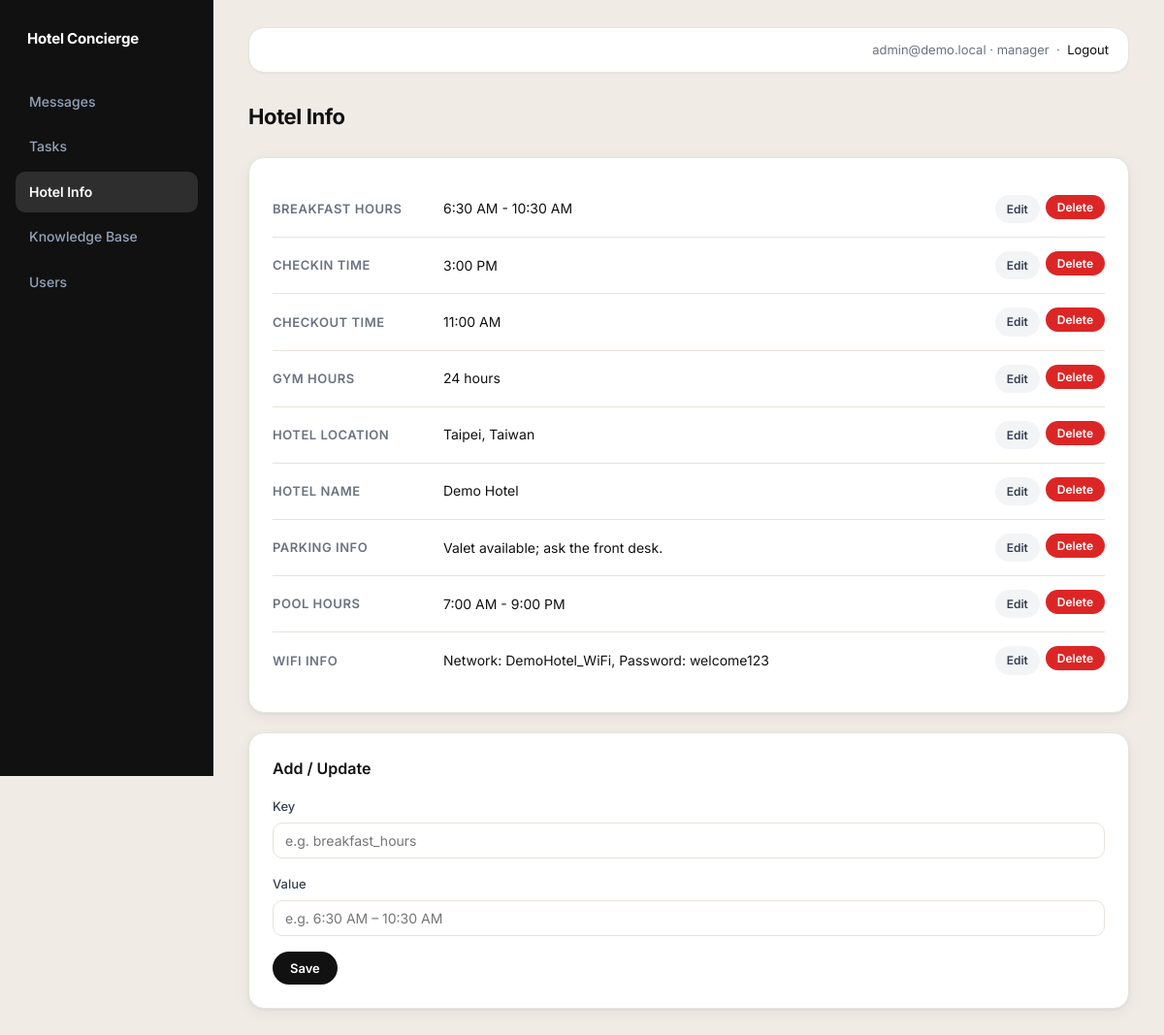
Screenshot of /admin/hotel (signed in) with the database file from the repository.
### tables this page shows
CREATE TABLE staff_users (
            id INTEGER PRIMARY KEY AUTOINCREMENT,
            hotel_id INTEGER NOT NULL,
            email TEXT NOT NULL UNIQUE,
            password_hash TEXT NOT NULL,
            role TEXT NOT NULL,
            is_active INTEGER NOT NULL DEFAULT 1,
            created_at TEXT NOT NULL,
            FOREIGN KEY (hotel_id) REFERENCES hotels (id)
        );

CREATE TABLE hotel_info (
            id INTEGER PRIMARY KEY AUTOINCREMENT,
            hotel_id INTEGER NOT NULL,
            key TEXT NOT NULL,
            value TEXT NOT NULL,
            FOREIGN KEY (hotel_id) REFERENCES hotels (id)
        );

### admin.py (the view, shortened to what this page needs)
@admin_bp.route("/admin/hotel", methods=["GET", "POST"])
@login_required
@role_required("manager")
def admin_hotel():
    hotel_id = session.get("hotel_id")
    edit_row = None
    edit_id = request.args.get("edit_id")
    if edit_id:
        rows_all = list_hotel_info(hotel_id)
        for r in rows_all:
            if str(r["id"]) == edit_id:
                edit_row = r
                break
    rows = list_hotel_info(hotel_id)
    csrf_token = _ensure_csrf_token()
    return render_template(
        "hotel.html",
        rows=rows,
        csrf_token=csrf_token,
        edit_row=edit_row,
        title="Hotel Info",
        active_page="hotel",
    )

### admin.py (called while the page is built)
def _ensure_csrf_token():
    if not session.get("csrf_token"):
        session["csrf_token"] = secrets.token_urlsafe(16)
    return session["csrf_token"]

### app.py (called while the page is built)
@app.before_request
def _load_user():
    load_current_user()

### auth.py (called while the page is built)
def load_current_user():
    user_id = session.get("user_id")
    if not user_id:
        g.current_user = None
        return
    user = get_staff_user_by_id(user_id)
    if not user:
        session.clear()
        g.current_user = None
        return
    g.current_user = user

def login_required(fn):
    @wraps(fn)
    def wrapper(*args, **kwargs):
        if not session.get("user_id"):
            return redirect(url_for("login"))
        return fn(*args, **kwargs)
    return wrapper

def role_required(*roles):
    def decorator(fn):
        @wraps(fn)
        def wrapper(*args, **kwargs):
            user = get_staff_user_by_id(session.get("user_id", -1))
            role = user["role"] if user and "role" in user.keys() else None
            if not user or role not in roles:
                return redirect(url_for("admin.admin_messages"))
            return fn(*args, **kwargs)
        return wrapper
    return decorator

### db.py (called while the page is built)
def get_conn():
    if IS_POSTGRES:
        if psycopg2 is None:
            raise RuntimeError("psycopg2 is required for Postgres but is not installed")
        return psycopg2.connect(DATABASE_URL, cursor_factory=RealDictCursor)
    conn = sqlite3.connect(DB_PATH)
    conn.row_factory = sqlite3.Row
    return conn

def _convert_sql(sql: str) -> str:
    if IS_POSTGRES:
        return sql.replace("?", "%s")
    return sql

def _fetchall(sql: str, params=()):
    conn = get_conn()
    cur = conn.cursor()
    cur.execute(_convert_sql(sql), params)
    rows = cur.fetchall()
    conn.close()
    return rows

def _fetchone(sql: str, params=()):
    conn = get_conn()
    cur = conn.cursor()
    cur.execute(_convert_sql(sql), params)
    row = cur.fetchone()
    conn.close()
    return row

def get_staff_user_by_id(user_id: int):
    return _fetchone("SELECT * FROM staff_users WHERE id = ? AND is_active = ?", (user_id, True))

def list_hotel_info(hotel_id: int):
    return _fetchall(
        "SELECT id, key, value FROM hotel_info WHERE hotel_id = ? ORDER BY key ASC",
        (hotel_id,),
    )

### templates/hotel.html (shortened to what this page needs)
{% extends "base_admin.html" %}
{% block content %}
<div class="page-header">
  <h2>Hotel Info</h2>
</div>
<div class="panel">
  {% if rows %}
    {% for r in rows %}
    <div class="info-row">
      <div class="info-row-key">{{ r['key'] | replace('_', ' ') | title }}</div>
      <div class="info-row-value">{{ r['value'] }}</div>
      <div class="info-row-actions">
        <a class="btn btn-sm secondary" href="{{ url_for('admin.admin_hotel', edit_id=r['id']) }}">Edit</a>
        <form method="post" style="display:inline;" onsubmit="return confirm('Delete this entry?')">
          <button class="btn btn-sm btn-danger" type="submit">Delete</button>
        </form>
      </div>
    </div>
    {% endfor %}
  {% else %}
    <p style="color:var(--muted); text-align:center; padding:24px 0;">No hotel info yet. Add some below.</p>
  {% endif %}
</div>
<div class="panel" style="margin-top:20px;">
  <h3>{% if edit_row %}Edit Entry{% else %}Add / Update{% endif %}</h3>
  <form method="post">
    <div class="form-group">
      <label>Key</label>
      <input class="input" type="text" name="key" value="{{ edit_row['key'] if edit_row else '' }}" placeholder="e.g. breakfast_hours" />
    </div>
    <div class="form-group">
      <label>Value</label>
      <input class="input" type="text" name="value" value="{{ edit_row['value'] if edit_row else '' }}" placeholder="e.g. 6:30 AM – 10:30 AM" />
    </div>
    <div style="display:flex; gap:8px;">
      <button class="btn" type="submit">Save</button>
    </div>
  </form>
</div>
{% endblock %}

### templates/base_admin.html (shortened to what this page needs)
<!doctype html>
<html lang="en">
  <head>
    <link rel="stylesheet" href="/static/admin.css" />
  </head>
  <body>
    <div class="layout">
      <aside class="sidebar">
        <h1>Hotel Concierge</h1>
        <nav class="nav">
          <a href="/admin/messages" class="{% if active_page=='messages' %}active{% endif %}">Messages</a>
          <a href="/admin/tasks" class="{% if active_page=='tasks' %}active{% endif %}">Tasks</a>
          <a href="/admin/hotel" class="{% if active_page=='hotel' %}active{% endif %}">Hotel Info</a>
          <a href="/admin/knowledge" class="{% if active_page=='knowledge' %}active{% endif %}">Knowledge Base</a>
          <a href="/admin/users" class="{% if active_page=='users' %}active{% endif %}">Users</a>
        </nav>
      </aside>
      <main class="content">
        <div class="topbar">
          <div class="user">
            {{ session.get('email','') }} · {{ session.get('role','') }}
            &nbsp;·&nbsp; <a href="/logout">Logout</a>
          </div>
        </div>
        {% block content %}{% endblock %}
      </main>
    </div>
  </body>
</html>

### static/admin.css (style rules this page uses)
:root { --bg: #f0ece5; --panel: #ffffff; --text: #111111; --muted: #6b7280; --border: #e8e3db; --accent: #111111; --accent-fg: #ffffff; --danger: #dc2626; --success: #16a34a; --warning: #d97706; --shadow: 0 1px 3px rgba(0,0,0,0.06), 0 4px 16px rgba(0,0,0,0.05); --shadow-sm: 0 1px 2px rgba(0,0,0,0.05); --radius: 16px; --radius-sm: 10px; --radius-pill: 999px; }
* { box-sizing: border-box; margin: 0; padding: 0; }
body { font-family: 'Inter', 'SF Pro Text', 'Helvetica Neue', Arial, sans-serif; color: var(--text); background: var(--bg); font-size: 14px; line-height: 1.6; -webkit-font-smoothing: antialiased; }
a { color: var(--accent); text-decoration: none; }
.layout { display: grid; grid-template-columns: 220px 1fr; min-height: 100vh; }
.sidebar { background: #111111; color: #e2e8f0; padding: 28px 16px 28px; position: sticky; top: 0; height: 100vh; display: flex; flex-direction: column; gap: 0; }
.sidebar h1 { font-size: 15px; font-weight: 700; color: #ffffff; letter-spacing: -0.2px; padding: 0 12px; margin-bottom: 32px; }
.nav { display: flex; flex-direction: column; gap: 4px; }
.nav a { display: block; padding: 10px 14px; border-radius: var(--radius-sm); color: #94a3b8; font-size: 14px; font-weight: 500; transition: background 0.15s, color 0.15s; }
.nav a.active { background: rgba(255,255,255,0.12); color: #ffffff; font-weight: 600; }
.content { padding: 28px 36px 48px; width: 100%; min-width: 0; }
.topbar { display: flex; align-items: center; justify-content: flex-end; background: var(--panel); padding: 12px 20px; border: 1px solid var(--border); border-radius: var(--radius); box-shadow: var(--shadow-sm); margin-bottom: 28px; }
.topbar .user { color: var(--muted); font-size: 13px; }
.btn { display: inline-flex; align-items: center; gap: 6px; background: var(--accent); color: var(--accent-fg); padding: 9px 18px; border: none; border-radius: var(--radius-pill); cursor: pointer; font-size: 13px; font-weight: 600; font-family: inherit; transition: opacity 0.15s; white-space: nowrap; }
.btn.secondary { background: #f3f4f6; color: #374151; }
.btn-sm { padding: 5px 12px; font-size: 12px; }
.btn-danger { background: var(--danger); color: #fff; }
.panel { background: var(--panel); border: 1px solid var(--border); border-radius: var(--radius); padding: 24px; box-shadow: var(--shadow); }
.panel h3 { font-size: 16px; font-weight: 600; margin-bottom: 16px; }
.input, select, textarea { border: 1px solid var(--border); padding: 9px 12px; border-radius: var(--radius-sm); font-size: 14px; font-family: inherit; background: #fff; color: var(--text); outline: none; transition: border-color 0.15s; width: 100%; }
label { display: block; font-size: 13px; font-weight: 500; color: #374151; margin-bottom: 6px; }
.form-group { margin-bottom: 16px; }
.page-header { margin-bottom: 24px; }
.page-header h2 { font-size: 22px; font-weight: 700; letter-spacing: -0.4px; }
.info-row { display: flex; align-items: center; justify-content: space-between; padding: 14px 0; border-bottom: 1px solid var(--border); gap: 16px; }
.info-row:last-child { border-bottom: none; }
.info-row-key { font-size: 13px; font-weight: 600; color: var(--muted); text-transform: uppercase; letter-spacing: 0.04em; min-width: 160px; }
.info-row-value { flex: 1; font-size: 14px; }
.info-row-actions { display: flex; gap: 6px; flex-shrink: 0; }

### rows the page displays
staff_users: get "admin@demo.local", get "manager"
hotel_info: key "BREAKFAST HOURS", value "6:30 AM - 10:30 AM"
hotel_info: key "CHECKIN TIME", value "3:00 PM"
hotel_info: key "CHECKOUT TIME", value "11:00 AM"
hotel_info: key "GYM HOURS", value "24 hours"
hotel_info: key "HOTEL LOCATION", value "Taipei, Taiwan"
hotel_info: key "HOTEL NAME", value "Demo Hotel"
hotel_info: key "PARKING INFO", value "Valet available; ask the front desk."
hotel_info: key "POOL HOURS", value "7:00 AM - 9:00 PM"
hotel_info: key "WIFI INFO", value "Network: DemoHotel_WiFi, Password: welcome123"
